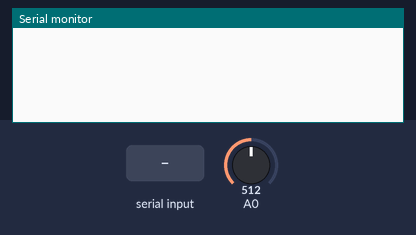
Recording of a sketch running on a simulated Arduino Uno, built with avr-gcc and run on an emulated ATmega328P. Shown: the last lines printed to the serial monitor. Inputs (shaded band) come from the test bench; at power-on: A0 = 512.

Above: at 1.2 s.
1.3 s: "h" received over Serial
At 1.9 s:
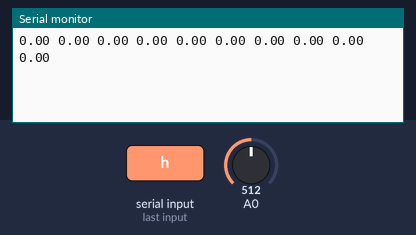
3.5 s: A0 set to 716
At 4.8 s:
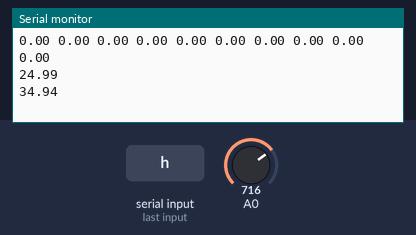
5.0 s: A0 set to 900
At 6.4 s:
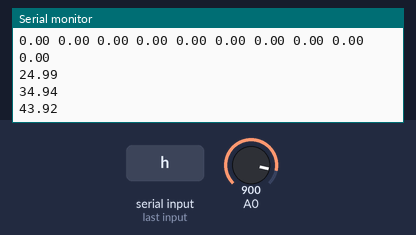
Timing chart, 0 to 8.0 s (numbered marks = the images above; inputs shaded):
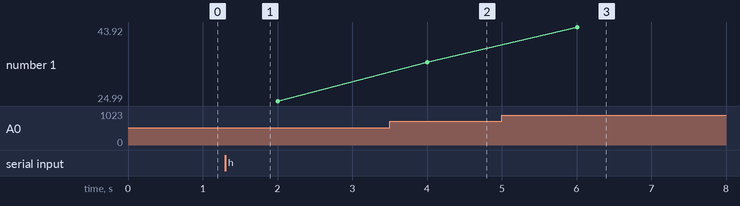

Measured:
- after the input at 1.3 s, the serial monitor: prints a new line at once (image 1)
- after the input at 3.5 s, the serial monitor: prints a new line after 0.50 s (image 2)
- after the input at 5.0 s, the serial monitor: prints a new line after 1.0 s (image 3)
- plotted number 1: 24.99 → 34.94 after the input at 3.5 s, 34.94 → 43.92 after the input at 5.0 s

The sketch:

NTC.ino
```cpp
#define TAMANHO 10

float historico[TAMANHO];
float temperatura;
unsigned long tempoInicial;

float leituraSimples(){
  float media = 0;
  for(int i = 0; i < 5; i++){
    media += analogRead(A0)*0.0488;
  }
  media /= 5;
  Serial.println(media);
  return media;
}

void insereLeitura(float novaLeitura){
  for(int i = 1; i < TAMANHO; i++){
      historico[i-1] = historico[i];
//      Serial.print(historico[i-1]);
//      Serial.print(" ");
  }
//  Serial.println("");
  historico[TAMANHO-1] = novaLeitura;
}

void lerHistorico(){
  for(int i = 0; i < TAMANHO; i++){
    Serial.print(historico[i]);
    Serial.print(" ");
  }
  Serial.println("");
}

void setup() {
  tempoInicial = millis();
  Serial.begin(115200);
}

void loop() {
  unsigned long tempoAtual = millis();
  if(tempoAtual - tempoInicial > 2000){
    temperatura = leituraSimples();
    insereLeitura(temperatura);
    tempoInicial = millis();
  }

  if(Serial.available() > 0) {
    char comando = Serial.read();
    if (comando == 's'){
      leituraSimples();
    }

    if (comando == 'h'){
      lerHistorico();
    }
  }
}
```
